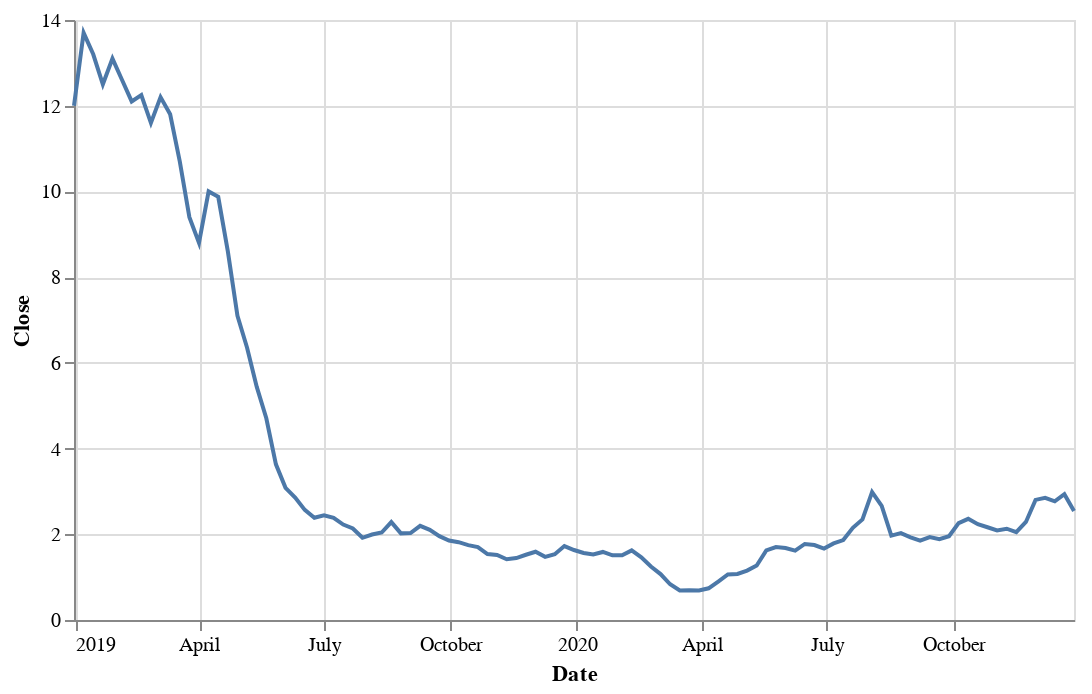

This figure's notebook cell:
### Code cell
(alt.
  Chart(blin_resampled).
  mark_line().
  encode(x='Date', y='Close').
  properties(height=300, width=500))

### Figure 1 — Vega-Lite specification as saved in the notebook (floating-point values rounded to 4 significant figures)
{"config": {"view": {"continuousWidth": 400, "continuousHeight": 300}}, "data": {"name": "data-23c2d0b4128b594670c7d5758a0f840a"}, "mark": "line", "encoding": {"x": {"type": "temporal", "field": "Date"}, "y": {"type": "quantitative", "field": "Close"}}, "height": 300, "width": 500, "$schema": "https://vega.github.io/schema/vega-lite/v4.8.1.json", "datasets": {"data-23c2d0b4128b594670c7d5758a0f840a": [{"Date": "2018-12-31T00:00:00", "Close": 12.0, "Volume": 7800.0}, {"Date": "2019-01-07T00:00:00", "Close": 13.7, "Volume": 11520.0}, {"Date": "2019-01-14T00:00:00", "Close": 13.2, "Volume": 3300.0}, {"Date": "2019-01-21T00:00:00", "Close": 12.5, "Volume": 2525.0}, {"Date": "2019-01-28T00:00:00", "Close": 13.1, "Volume": 6940.0}, {"Date": "2019-02-04T00:00:00", "Close": 12.6, "Volume": 3920.0}, {"Date": "2019-02-11T00:00:00", "Close": 12.1, "Volume": 7060.0}, {"Date": "2019-02-18T00:00:00", "Close": 12.25, "Volume": 11580.0}, {"Date": "2019-02-25T00:00:00", "Close": 11.6, "Volume": 5360.0}, {"Date": "2019-03-04T00:00:00", "Close": 12.2, "Volume": 658300.0}, {"Date": "2019-03-11T00:00:00", "Close": 11.8, "Volume": 1643000.0}, {"Date": "2019-03-18T00:00:00", "Close": 10.7, "Volume": 418400.0}, {"Date": "2019-03-25T00:00:00", "Close": 9.4, "Volume": 551100.0}, {"Date": "2019-04-01T00:00:00", "Close": 8.8, "Volume": 396600.0}, {"Date": "2019-04-08T00:00:00", "Close": 10.0, "Volume": 6743000.0}, {"Date": "2019-04-15T00:00:00", "Close": 9.875, "Volume": 3136000.0}, {"Date": "2019-04-22T00:00:00", "Close": 8.6, "Volume": 1046000.0}, {"Date": "2019-04-29T00:00:00", "Close": 7.096, "Volume": 3230000.0}, {"Date": "2019-05-06T00:00:00", "Close": 6.352, "Volume": 3712000.0}, {"Date": "2019-05-13T00:00:00", "Close": 5.444, "Volume": 556600.0}, {"Date": "2019-05-20T00:00:00", "Close": 4.708, "Volume": 436000.0}, {"Date": "2019-05-27T00:00:00", "Close": 3.632, "Volume": 800000.0}, {"Date": "2019-06-03T00:00:00", "Close": 3.084, "Volume": 917000.0}, {"Date": "2019-06-10T00:00:00", "Close": 2.858, "Volume": 2755000.0}, {"Date": "2019-06-17T00:00:00", "Close": 2.57, "Volume": 246900.0}, {"Date": "2019-06-24T00:00:00", "Close": 2.386, "Volume": 348900.0}, {"Date": "2019-07-01T00:00:00", "Close": 2.443, "Volume": 83720.0}, {"Date": "2019-07-08T00:00:00", "Close": 2.382, "Volume": 131500.0}, {"Date": "2019-07-15T00:00:00", "Close": 2.226, "Volume": 108400.0}, {"Date": "2019-07-22T00:00:00", "Close": 2.136, "Volume": 77520.0}, {"Date": "2019-07-29T00:00:00", "Close": 1.918, "Volume": 167500.0}, {"Date": "2019-08-05T00:00:00", "Close": 1.994, "Volume": 58320.0}, {"Date": "2019-08-12T00:00:00", "Close": 2.042, "Volume": 1615000.0}, {"Date": "2019-08-19T00:00:00", "Close": 2.284, "Volume": 141200.0}, {"Date": "2019-08-26T00:00:00", "Close": 2.022, "Volume": 112800.0}, {"Date": "2019-09-02T00:00:00", "Close": 2.03, "Volume": 106600.0}, {"Date": "2019-09-09T00:00:00", "Close": 2.196, "Volume": 123900.0}, {"Date": "2019-09-16T00:00:00", "Close": 2.104, "Volume": 115600.0}, {"Date": "2019-09-23T00:00:00", "Close": 1.956, "Volume": 50360.0}, {"Date": "2019-09-30T00:00:00", "Close": 1.856, "Volume": 78580.0}, {"Date": "2019-10-07T00:00:00", "Close": 1.816, "Volume": 45640.0}, {"Date": "2019-10-14T00:00:00", "Close": 1.748, "Volume": 173800.0}, {"Date": "2019-10-21T00:00:00", "Close": 1.7, "Volume": 37680.0}, {"Date": "2019-10-28T00:00:00", "Close": 1.538, "Volume": 36360.0}, {"Date": "2019-11-04T00:00:00", "Close": 1.516, "Volume": 29940.0}, {"Date": "2019-11-11T00:00:00", "Close": 1.418, "Volume": 24580.0}, {"Date": "2019-11-18T00:00:00", "Close": 1.446, "Volume": 43840.0}, {"Date": "2019-11-25T00:00:00", "Close": 1.522, "Volume": 35580.0}, {"Date": "2019-12-02T00:00:00", "Close": 1.592, "Volume": 33280.0}, {"Date": "2019-12-09T00:00:00", "Close": 1.474, "Volume": 22140.0}, {"Date": "2019-12-16T00:00:00", "Close": 1.534, "Volume": 38760.0}, {"Date": "2019-12-23T00:00:00", "Close": 1.725, "Volume": 177800.0}, {"Date": "2019-12-30T00:00:00", "Close": 1.632, "Volume": 336000.0}, {"Date": "2020-01-06T00:00:00", "Close": 1.564, "Volume": 95380.0}, {"Date": "2020-01-13T00:00:00", "Close": 1.528, "Volume": 109800.0}, {"Date": "2020-01-20T00:00:00", "Close": 1.587, "Volume": 139000.0}, {"Date": "2020-01-27T00:00:00", "Close": 1.508, "Volume": 115500.0}, {"Date": "2020-02-03T00:00:00", "Close": 1.508, "Volume": 53280.0}, {"Date": "2020-02-10T00:00:00", "Close": 1.624, "Volume": 637200.0}, {"Date": "2020-02-17T00:00:00", "Close": 1.463, "Volume": 330600.0}, {"Date": "2020-02-24T00:00:00", "Close": 1.248, "Volume": 177500.0}, {"Date": "2020-03-02T00:00:00", "Close": 1.072, "Volume": 72680.0}, {"Date": "2020-03-09T00:00:00", "Close": 0.834, "Volume": 160100.0}, {"Date": "2020-03-16T00:00:00", "Close": 0.688, "Volume": 102800.0}, {"Date": "2020-03-23T00:00:00", "Close": 0.692, "Volume": 67800.0}, {"Date": "2020-03-30T00:00:00", "Close": 0.688, "Volume": 62720.0}, {"Date": "2020-04-06T00:00:00", "Close": 0.74, "Volume": 71820.0}, {"Date": "2020-04-13T00:00:00", "Close": 0.898, "Volume": 783200.0}, {"Date": "2020-04-20T00:00:00", "Close": 1.062, "Volume": 211800.0}, {"Date": "2020-04-27T00:00:00", "Close": 1.074, "Volume": 253800.0}, {"Date": "2020-05-04T00:00:00", "Close": 1.152, "Volume": 101000.0}, {"Date": "2020-05-11T00:00:00", "Close": 1.272, "Volume": 8482000.0}, {"Date": "2020-05-18T00:00:00", "Close": 1.622, "Volume": 1665000.0}, {"Date": "2020-05-25T00:00:00", "Close": 1.703, "Volume": 1284000.0}, {"Date": "2020-06-01T00:00:00", "Close": 1.68, "Volume": 297400.0}, {"Date": "2020-06-08T00:00:00", "Close": 1.618, "Volume": 249100.0}, {"Date": "2020-06-15T00:00:00", "Close": 1.774, "Volume": 835800.0}, {"Date": "2020-06-22T00:00:00", "Close": 1.75, "Volume": 373300.0}, {"Date": "2020-06-29T00:00:00", "Close": 1.667, "Volume": 275600.0}, {"Date": "2020-07-06T00:00:00", "Close": 1.788, "Volume": 448200.0}, {"Date": "2020-07-13T00:00:00", "Close": 1.866, "Volume": 408400.0}, {"Date": "2020-07-20T00:00:00", "Close": 2.15, "Volume": 2108000.0}, {"Date": "2020-07-27T00:00:00", "Close": 2.346, "Volume": 500400.0}, {"Date": "2020-08-03T00:00:00", "Close": 2.982, "Volume": 1316000.0}, {"Date": "2020-08-10T00:00:00", "Close": 2.662, "Volume": 680500.0}, {"Date": "2020-08-17T00:00:00", "Close": 1.968, "Volume": 854900.0}, {"Date": "2020-08-24T00:00:00", "Close": 2.026, "Volume": 162600.0}, {"Date": "2020-08-31T00:00:00", "Close": 1.93, "Volume": 176800.0}, {"Date": "2020-09-07T00:00:00", "Close": 1.85, "Volume": 68880.0}, {"Date": "2020-09-14T00:00:00", "Close": 1.934, "Volume": 105600.0}, {"Date": "2020-09-21T00:00:00", "Close": 1.884, "Volume": 48700.0}, {"Date": "2020-09-28T00:00:00", "Close": 1.956, "Volume": 64660.0}, {"Date": "2020-10-05T00:00:00", "Close": 2.26, "Volume": 190200.0}, {"Date": "2020-10-12T00:00:00", "Close": 2.36, "Volume": 85580.0}, {"Date": "2020-10-19T00:00:00", "Close": 2.234, "Volume": 60140.0}, {"Date": "2020-10-26T00:00:00", "Close": 2.164, "Volume": 37880.0}, {"Date": "2020-11-02T00:00:00", "Close": 2.09, "Volume": 41720.0}, {"Date": "2020-11-09T00:00:00", "Close": 2.13, "Volume": 185100.0}, {"Date": "2020-11-16T00:00:00", "Close": 2.048, "Volume": 533600.0}, {"Date": "2020-11-23T00:00:00", "Close": 2.287, "Volume": 527500.0}, {"Date": "2020-11-30T00:00:00", "Close": 2.802, "Volume": 472000.0}, {"Date": "2020-12-07T00:00:00", "Close": 2.85, "Volume": 127900.0}, {"Date": "2020-12-14T00:00:00", "Close": 2.768, "Volume": 115800.0}, {"Date": "2020-12-21T00:00:00", "Close": 2.935, "Volume": 540500.0}, {"Date": "2020-12-28T00:00:00", "Close": 2.545, "Volume": 182300.0}]}}
